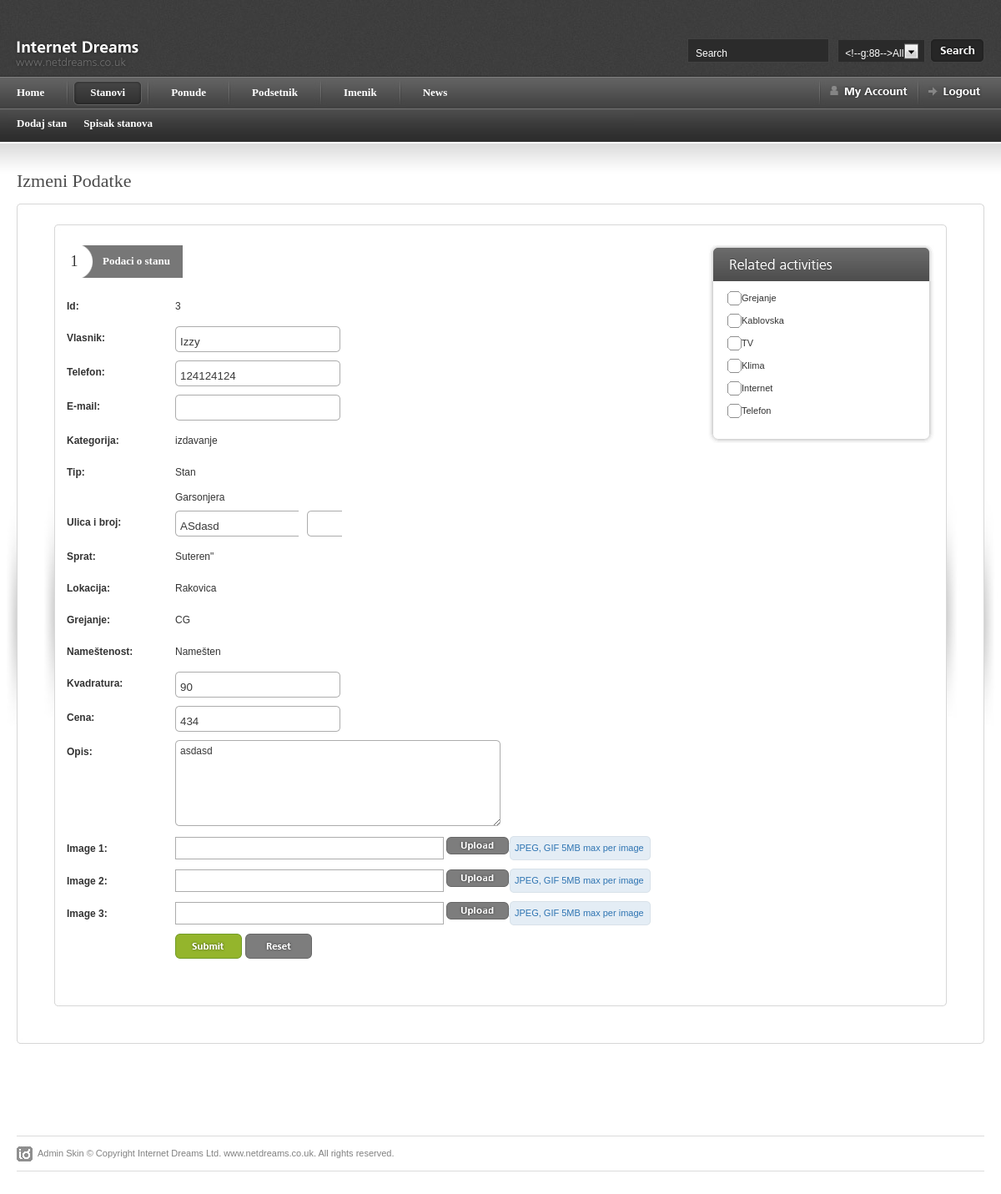
/admin/izmeni.php?id=3 (signed in), run on the app's committed database.
### tables this page shows
CREATE TABLE IF NOT EXISTS `stanovi` (
  `id` int(10) NOT NULL AUTO_INCREMENT,
  `kategorija` enum('izdavanje','prodaja') NOT NULL,
  `tip` enum('Stan','Kuća','Poslovni prostor','Magacin','Lokal') NOT NULL,
  `stan_tip` enum('Garsonjera','Jednosoban','Jednoiposoban','Dvosoban','Dvoiposoban','Trosoban','Troiposoban','Četvorosoban','Četvoroiposoban','Petosoban i više') NOT NULL,
  `vlasnik` varchar(500) NOT NULL,
  `lokacija_id` int(255) NOT NULL,
  `ulica` varchar(400) NOT NULL,
  `br` varchar(10) NOT NULL,
  `sprat` enum('Suteren','Prizemlje','Visoko prozemlje','1. sprat','2. sprat','3. sprat','4. sprat','5. sprat','6. sprat','7. sprat','8. sprat','9. sprat','9. sprat','10. sprat','11. sprat','12. sprat','13. sprat','14. sprat','15. sprat','16. sprat','17. sprat','18. sprat','19. sprat','20. sprat i više') NOT NULL,
  `telefon` varchar(300) NOT NULL,
  `email` varchar(100) NOT NULL,
  `cena` varchar(100) NOT NULL,
  `kvadratura` varchar(100) NOT NULL,
  `grejanje` enum('CG','EG','TA','PG','Klima uređaj') NOT NULL,
  `namestenost` enum('Namešten','Nenamešten') NOT NULL,
  `opis` varchar(5000) NOT NULL,
  `broj_soba` int(11) NOT NULL,
  `status` varchar(100) NOT NULL,
  `vidljiv` int(11) NOT NULL,
  `datum_dodavanja` timestamp NOT NULL DEFAULT CURRENT_TIMESTAMP ON UPDATE CURRENT_TIMESTAMP,
  PRIMARY KEY (`id`)
);

CREATE TABLE IF NOT EXISTS `lokacija` (
  `id` int(255) NOT NULL AUTO_INCREMENT,
  `opstina` varchar(300) NOT NULL,
  PRIMARY KEY (`id`)
);

### data_base_access/stanoviDA.php (called while the page is built, shortened)
<?php
include_once 'connection.php';
function prikaziStan($id){
    global $conn;
    $sql = "SELECT * FROM stanovi as s
			INNER JOIN lokacija as l
			ON s.lokacija_id = l.id
			WHERE s.id = :id LIMIT 1";
    $query = $conn->prepare($sql);
    $query->execute(array(
		':id' => $id
		));
    return $query->fetch();
}

### admin/izmeni.php (the view, shortened to what this page needs)
<?php
include_once '../data_base_access/stanoviDA.php';
if (isset ($_GET['id'])){
	$id = $_GET['id'];
	$stan = prikaziStan($id);
	$tagovi = ispisiDodatneTagove($id);
}
?>
<!DOCTYPE html PUBLIC "-//W3C//DTD XHTML 1.0 Strict//EN" "http://www.w3.org/TR/xhtml1/DTD/xhtml1-strict.dtd">
<html xmlns="http://www.w3.org/1999/xhtml">
<head>
<link rel="stylesheet" href="css/screen.css" type="text/css" media="screen" title="default" />
<link rel="stylesheet" href="css/datePicker.css" type="text/css" />
</head>
<body>
<div id="page-top-outer">
<div id="page-top">
	<div id="logo">
	<a href=""><img src="images/shared/logo.png" width="156" height="40" alt="" /></a>
	</div>
	<div id="top-search">
		<table border="0" cellpadding="0" cellspacing="0">
		<tr>
		<td><input type="text" value="Search" onblur="if (this.value=='') { this.value='Search'; }" onfocus="if (this.value=='Search') { this.value=''; }" class="top-search-inp" /></td>
		<td>
		</td>
		<td>
		<input type="image" src="images/shared/top_search_btn.gif"  />
		</td>
		</tr>
		</table>
	</div>
</div>
</div>
<div class="nav-outer-repeat">
<div class="nav-outer">
		<div id="nav-right">
			<div class="nav-divider">&nbsp;</div>
			<div class="showhide-account"><img src="images/shared/nav/nav_myaccount.gif" width="93" height="14" alt="" /></div>
			<div class="nav-divider">&nbsp;</div>
			<a href="logout.php" id="logout"><img src="images/shared/nav/nav_logout.gif" width="64" height="14" alt="" /></a>
		</div>
		<div class="nav">
		<div class="table">
		<ul class="select"><li><a href="admin.php"><b>Home</b></a>
		</li>
		</ul>
		<div class="nav-divider">&nbsp;</div>
		<ul class="current"><li><a href="dodaj_stan.php"><b>Stanovi</b></a>
                <div class="select_sub show">
			<ul class="sub">
				<li><a href="dodaj_stan.php">Dodaj stan</a></li>
				<li><a href="spisak_stanova.php">Spisak stanova</a></li>
			</ul>
		</div>
		</li>
		</ul>
		<div class="nav-divider">&nbsp;</div>
		<ul class="select"><li><a href="spisak_ponuda.php"><b>Ponude</b></a>
		</li>
		</ul>
		<div class="nav-divider">&nbsp;</div>
		<ul class="select"><li><a href="podsetnik.php"><b>Podsetnik</b></a>
		</li>
		</ul>
		<div class="nav-divider">&nbsp;</div>
		<ul class="select"><li><a href="imenik.php"><b>Imenik</b></a>
		</li>
		</ul>
		<div class="nav-divider">&nbsp;</div>
		<ul class="select"><li><a href="#nogo"><b>News</b></a>
		</li>
		</ul>
		</div>
		</div>
</div>
</div>
<div id="content-outer">
<div id="content">
	<div id="page-heading">
		<h1>Izmeni Podatke</h1>
	</div>
        <form id="izmeni_stan" action="izmeni_stan.php" method="post">
	<table border="0" width="100%" cellpadding="0" cellspacing="0" id="content-table">
	<tr>
		<th rowspan="3" class="sized"><img src="images/shared/side_shadowleft.jpg" width="20" height="300" alt="" /></th>
		<th class="topleft"></th>
		<td id="tbl-border-top">&nbsp;</td>
		<th class="topright"></th>
		<th rowspan="3" class="sized"><img src="images/shared/side_shadowright.jpg" width="20" height="300" alt="" /></th>
	</tr>
	<tr>
		<td id="tbl-border-left"></td>
		<td>
		<div id="content-table-inner">
			<div id="table-content">
			<table border="0" width="100%" cellpadding="0" cellspacing="0" id="content-table">
<tr>
	<th rowspan="3" class="sized"><img src="images/shared/side_shadowleft.jpg" width="20" height="300" alt="" /></th>
	<th class="topleft"></th>
	<td id="tbl-border-top">&nbsp;</td>
	<th class="topright"></th>
	<th rowspan="3" class="sized"><img src="images/shared/side_shadowright.jpg" width="20" height="300" alt="" /></th>
</tr>
<tr>
	<td id="tbl-border-left"></td>
	<td>
	<div id="content-table-inner">
	<table border="0" width="100%" cellpadding="0" cellspacing="0">
	<tr valign="top">
	<td>
		<div id="step-holder">
			<div class="step-no">1</div>
			<div class="step-dark-left"><a href="">Podaci o stanu</a></div>
		</div>
		<table border="0" cellpadding="0" cellspacing="0"  id="id-form">
		<tr>
			<th valign="top">Id:</th>
			<td><input type="hidden" class="inp-form" name="id" value="<?php echo $stan[0];?>" /><?php echo $stan[0];?></td>
			<td>
			</td>
		</tr>
		<tr>
			<th valign="top">Vlasnik:</th>
			<td><input type="text" class="inp-form" name="vlasnik" value="<?php echo $stan['vlasnik'];?>"/></td>
			<td>
			</td>
		</tr>
		<tr>
			<th valign="top">Telefon:</th>
			<td><input type="text" class="inp-form" name="telefon" value="<?php echo $stan['telefon'];?>"/></td>
			<td></td>
		</tr>
		<tr>
			<th valign="top">E-mail:</th>
			<td><input type="text" class="inp-form" name="email" value="<?php echo $stan['email'];?>"/></td>
			<td></td>
		</tr>
		<tr>
			<th valign="top">Kategorija:</th>
			<td><?php echo $stan['kategorija'];?></td>
			<td></td>
		</tr>
			<th valign="top">Tip:</th>
			<td><?php echo $stan['tip'];?></td>
			<td></td>
		</tr>
			<th valign="top"></th>
			<td><?php echo $stan['stan_tip'];?></td>
			<td></td>
		</tr>
		<tr>
			<th valign="top">Ulica i broj:</th>
			<td><input type="text" class="inp-formV" name="ulica" value="<?php echo $stan['ulica'];?>"/><input type="text" class="inp-formM" name="br" value="<?php echo $stan['br'];?>"/></td>
			<td>
			</td>
		</tr>
        <tr>
			<th valign="top">Sprat:</th>
			<td><?php echo $stan['sprat'];?>"</td>
			<td></td>
		</tr>
		<tr>
		<th valign="top">Lokacija:</th>
		<td>
          <?php echo $stan['opstina'];?>
		</td>
		<td></td>
		</tr>
                <tr>
			<th valign="top">Grejanje:</th>
			<td><?php echo $stan['grejanje'];?></td>
			<td></td>
		</tr>
                <tr>
			<th valign="top">Nameštenost:</th>
			<td><?php echo $stan['namestenost'];?></td>
			<td></td>
		</tr>
                <tr>
			<th valign="top">Kvadratura:</th>
			<td><input type="text" class="inp-form" name="kvadratura" value="<?php echo $stan['kvadratura'];?>"/></td>
			<td></td>
		</tr>
		<tr>
			<th valign="top">Cena:</th>
			<td><input type="text" class="inp-form" name="cena" value="<?php echo $stan['cena'];?>"/></td>
			<td></td>
		</tr>
	<tr>
		<th valign="top">Opis:</th>
		<td><textarea rows="" cols="" class="form-textarea" name="opis"><?php echo $stan['opis'];?></textarea></td>
		<td></td>
	</tr>
	<tr>
	<th>Image 1:</th>
	<td><input type="file" class="file_1" name="slika1" /></td>
	<td>
	<div class="bubble-left"></div>
	<div class="bubble-inner">JPEG, GIF 5MB max per image</div>
	<div class="bubble-right"></div>
	</td>
	</tr>
	<tr>
	<th>Image 2:</th>
	<td>  <input type="file" class="file_1" name="slika2" /></td>
	<td><div class="bubble-left"></div>
	<div class="bubble-inner">JPEG, GIF 5MB max per image</div>
	<div class="bubble-right"></div></td>
	</tr>
	<tr>
	<th>Image 3:</th>
	<td><input type="file" class="file_1" name="slika3" /></td>
	<td><div class="bubble-left"></div>
	<div class="bubble-inner">JPEG, GIF 5MB max per image</div>
	<div class="bubble-right"></div></td>
	</tr>
	<tr>
		<th>&nbsp;</th>
		<td valign="top">
                        <input type="submit" value="Izmeni" class="form-submit" name="izmeni_stan" id="izmeni_stan" />
			<input type="reset" value="reset" class="form-reset" />
		</td>
		<td></td>
	</tr>
	</table>
	</td>
	<td>
	<div id="related-activities">
		<div id="related-act-top">
		<img src="images/forms/header_related_act.gif" width="271" height="43" alt="" />
		</div>
		<div id="related-act-bottom">
			<div id="related-act-inner">
				<div class="right">
                                    <table border="0" cellpadding="0" cellspacing="0"  id="id-form">
                                        <tr>
                                                <td><input  type="checkbox" name="grejanje" <?php if($tagovi['grejanje']){ echo ' checked';}?>/>Grejanje</td>
                                        </tr>
										<tr>
                                                <td><input  type="checkbox" name="kablovska" <?php if($tagovi['kablovska']){ echo ' checked';}?>/>Kablovska</td>
                                        </tr>
                                        <tr>
                                                <td><input  type="checkbox" name="tv" <?php if($tagovi['tv']){ echo ' checked';}?>/>TV</td>
                                        </tr>
										<tr>
                                                <td><input  type="checkbox" name="klima" <?php if($tagovi['klima']){ echo ' checked';}?>/>Klima</td>
                                        </tr>
										<tr>
                                                <td><input  type="checkbox" name="internet" <?php if($tagovi['internet']){ echo ' checked';}?>/>Internet</td>
                                        </tr>
										<tr>
                                                <td><input  type="checkbox" name="ima_telefon" <?php if($tagovi['telefon']){ echo ' checked';}?>/>Telefon</td>
                                        </tr>
                                    </table>
				</div>
			</div>
		</div>
	</div>
</td>
</tr>
<tr>
<td><img src="images/shared/blank.gif" width="695" height="1" alt="blank" /></td>
<td></td>
</tr>
</table>
</div>
<td id="tbl-border-right"></td>
<tr>
	<th class="sized bottomleft"></th>
	<td id="tbl-border-bottom">&nbsp;</td>
	<th class="sized bottomright"></th>
</tr>
			</div>
		<td id="tbl-border-right"></td>
	<tr>
		<th class="sized bottomleft"></th>
		<td id="tbl-border-bottom">&nbsp;</td>
		<th class="sized bottomright"></th>
	</tr>
<div id="footer">
	<div id="footer-left">
	Admin Skin &copy; Copyright Internet Dreams Ltd. <a href="">www.netdreams.co.uk</a>. All rights reserved.</div>
</div>
</body>
</html>

### data on the page
stanovi: id "3", vlasnik "Izzy", telefon "124124124", kategorija "izdavanje", tip "Stan", stan_tip "Garsonjera", ulica "ASdasd", sprat "Suteren", lokacija.opstina "Rakovica", grejanje "CG", namestenost "Namešten", kvadratura "90", cena "434", opis "asdasd"
